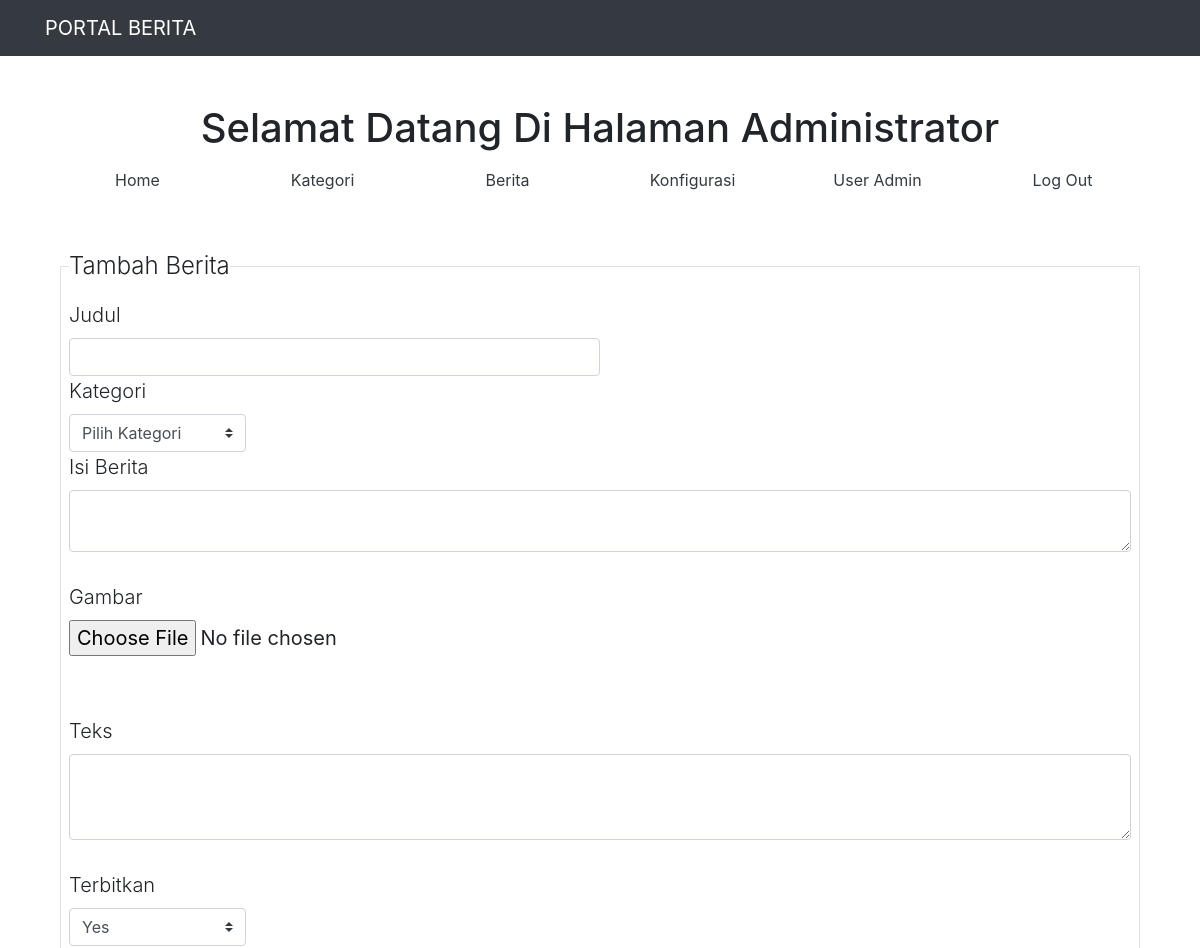
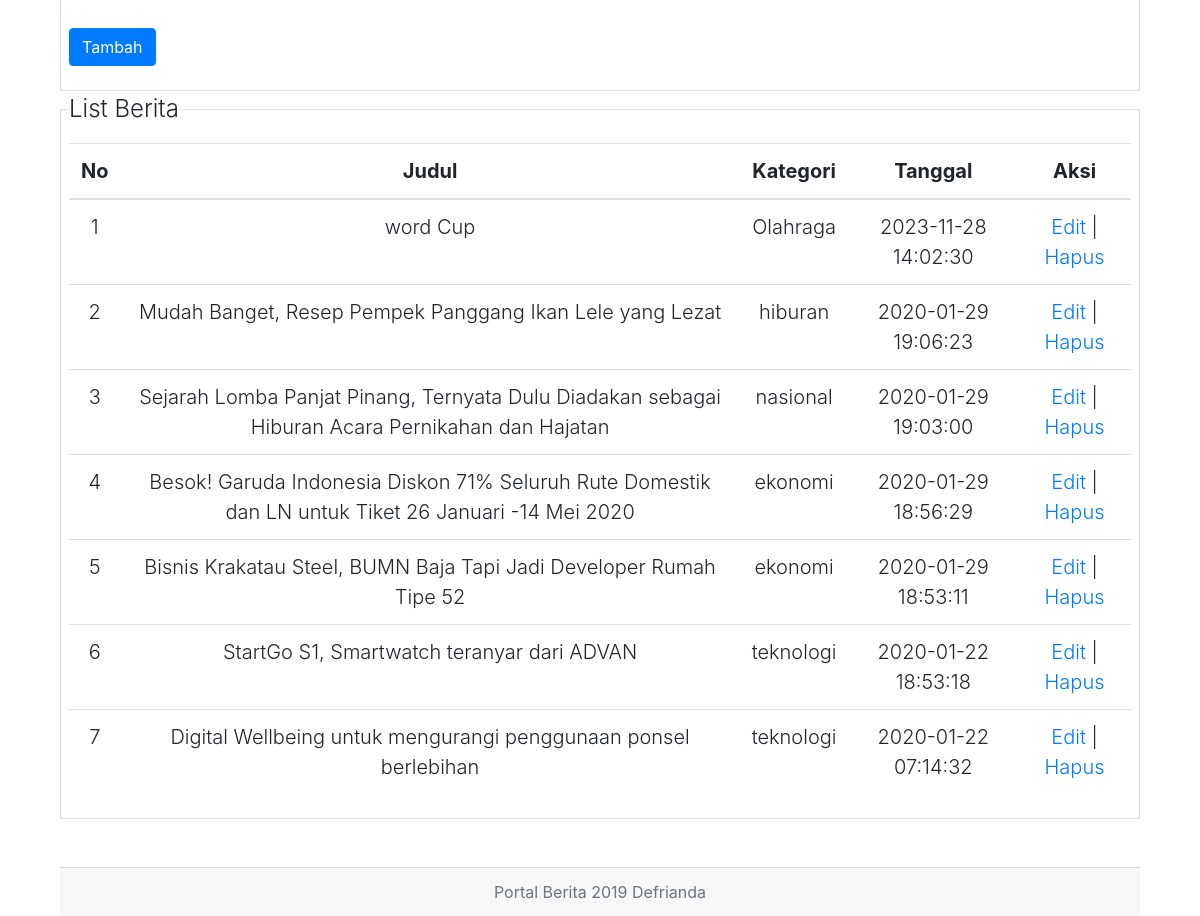
Page /admin/index.php?mod=berita (signed in) on the committed database (2 pictures, top to bottom).
### tables this page shows
CREATE TABLE `berita` (
  `ID` int(10) NOT NULL,
  `judul` varchar(255) NOT NULL,
  `kategori` varchar(50) NOT NULL,
  `isi` text NOT NULL,
  `gambar` varchar(255) NOT NULL,
  `teks` text NOT NULL,
  `tanggal` varchar(30) NOT NULL,
  `updateby` varchar(50) NOT NULL,
  `viewnum` varchar(20) NOT NULL,
  `post_type` varchar(20) NOT NULL,
  `terbit` varchar(1) NOT NULL
);

### admin/berita.php (the view, shortened to what this page needs)
<?php
global $connect;
 ?>
<form class="text-left" action="./?mod=berita" method="POST" enctype="multipart/form-data">
	<fieldset class="border p-2">
		<legend  class="w-auto">Tambah Berita</legend>
		<div class="form-group">
			<label>Judul</label>
			<input type="text" name="judul" class="form-control col-6"
			value="<?php if (isset($_GET['act']) && $_GET['act'] =='edit') { echo $judul; } ?>">
			<label>Kategori</label>
			<br>
			<select class="custom-select col-2" name="kategori">
				<option>Pilih Kategori</option>
			</select>
			<br>
			<label>Isi Berita</label>
			<br>
			<textarea name="isi" class="form-control summernote"><?php if (isset($_GET['act']) && $_GET['act'] =='edit') { echo $isi; } ?></textarea>
			<br>
			<label>Gambar</label>
			<br>
			<?php
				if (isset($_GET['act']) && $_GET['act'] =='edit') {
					echo "
					<img src='../$gambar' width='200'>
						  ";
				} else {
					echo "
						<input type='file' name='gambar'>
					";
				}
			 ?>
			<br>
			<br>
			<br>
			<label>Teks</label>
			<br>
			<textarea class="form-control" name="teks" rows="3"><?php if (isset($_GET['act']) && $_GET['act'] =='edit') { echo $teks; } ?></textarea>
			<br>
			<label>Terbitkan</label>
			<br>
			<select class="custom-select col-2" name="terbit">
				<option value="1" <?php if(isset($_GET['act']) && $_GET['act'] =='edit' && $terbit == 1) { echo "selected"; } ?> >Yes</option>
			</select>
			<br>
			<br>
			<button type="submit" class="btn btn-primary"
					name="<?=(isset($id) ? 'editberita' : 'addberita'); ?>">
				<?=(isset($id) ? 'Edit' : 'Tambah'); ?></button>
		</div>
	</fieldset>
</form>
<fieldset class="border p-2">
		<legend  class="w-auto text-left">List Berita</legend>
		<table class="table">
  			<thead>
			    <tr>
			      <th scope="col">No</th>
			      <th scope="col">Judul</th>
			      <th scope="col">Kategori</th>
			      <th scope="col">Tanggal</th>
			      <th scope="col">Aksi</th>
			    </tr>
  			</thead>
		  	<tbody>
		  		<?php
		  			$no = 1;
		  			$sql = "SELECT * FROM berita ORDER BY ID DESC";
		  			$result = mysqli_query($connect, $sql);
		  		 ?>
		  		 <?php while ($row = mysqli_fetch_assoc($result)) : ?>
		  		<tr>
		  			<td><?= $no; ?></td>
		  			<td><?= $row['judul']; ?></td>
		  			<td><?= $row['kategori']; ?></td>
		  			<td><?= $row['tanggal']; ?></td>
		  			<td><a href="./?mod=berita&act=edit&id=<?= $row['ID']; ?>">Edit</a> |
		  				<a href="./?mod=berita&act=hapus&id=<?= $row['ID']; ?>">Hapus</a></td>
		  		</tr>
		  		<?php $no++; ?>
		  		<?php endwhile; ?>
		  	</tbody>
		  </table>
</fieldset>

### rows in the picture
berita: judul "word Cup", kategori "Olahraga", tanggal "2023-11-28 14:02:30"
berita: judul "Mudah Banget, Resep Pempek Panggang Ikan Lele yang Lezat", kategori "hiburan", tanggal "2020-01-29 19:06:23"
berita: judul "Sejarah Lomba Panjat Pinang, Ternyata Dulu Diadakan sebagai Hiburan Acara Pernikahan dan Hajatan", kategori "nasional", tanggal "2020-01-29 19:03:00"
berita: judul "Besok! Garuda Indonesia Diskon 71% Seluruh Rute Domestik dan LN untuk Tiket 26 Januari -14 Mei 2020", kategori "ekonomi", tanggal "2020-01-29 18:56:29"
berita: judul "Bisnis Krakatau Steel, BUMN Baja Tapi Jadi Developer Rumah Tipe 52", kategori "ekonomi", tanggal "2020-01-29 18:53:11"
berita: judul "StartGo S1, Smartwatch teranyar dari ADVAN", kategori "teknologi", tanggal "2020-01-22 18:53:18"
berita: judul "Digital Wellbeing untuk mengurangi penggunaan ponsel berlebihan", kategori "teknologi", tanggal "2020-01-22 07:14:32"
